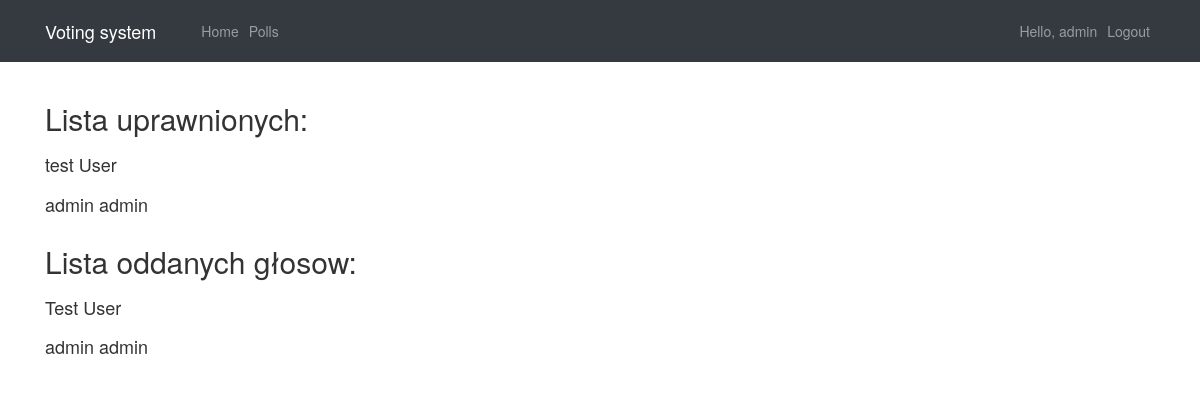
The app's page /polls/1/voters (signed in), older data.
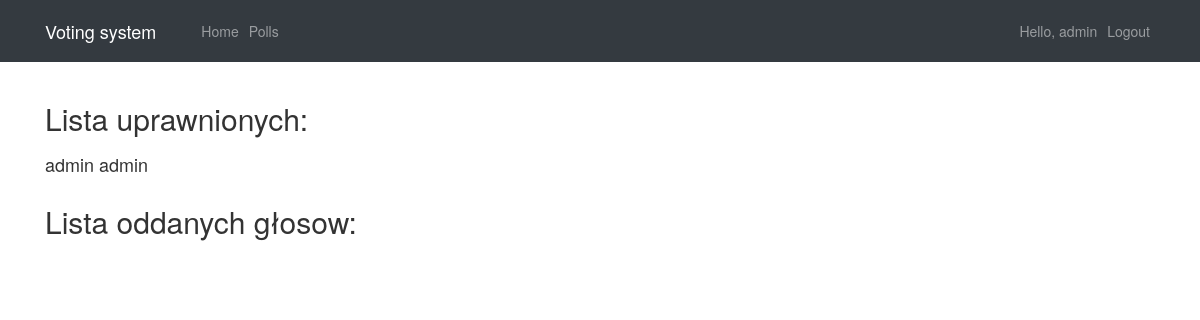
The same page, newer data.
### polls/models.py (models this page shows, shortened)
class Uprawniony(models.Model):
    osoba = models.ForeignKey(get_user_model(), on_delete=models.CASCADE, null=True)
    wybor = models.ForeignKey(Wybor, on_delete=models.CASCADE, unique=False)
    class Meta:
        verbose_name_plural = "Uprawnieni"

class Oddany_glos(models.Model):
    author = models.ForeignKey(get_user_model(), on_delete=models.CASCADE, null=True)
    dataOddaniaGlosu = models.DateTimeField('data oddania glosu')
    wybor = models.ForeignKey(Wybor, on_delete=models.CASCADE)
    class Meta:
        verbose_name_plural = "Oddane_głosy"

### polls/views.py (the view)
# urls.py: path('<int:pk>/voters', views.AuthorizedListsView.as_view(), name='voters'),
class AuthorizedListsView(generic.DetailView):
    model = Wybor
    template_name = 'polls/authorized.html'

### polls/templatetags/some_math.py (called while the page is built)
@register.filter(name='div')
def div(value, arg):
    try:
        value = int(value)
        arg = int(arg)
        if arg:
            return value / arg
    except:
        pass
    return ''

@register.filter(name='div')
def mul(value, arg):
    try:
        value = int(value)
        arg = int(arg)
        if arg:
            return value * arg
    except:
        pass
    return ''

### polls/templates/polls/authorized.html
{% extends 'base.html' %}
{% load static %}
{% load some_math %}
{% block content %}
{% with wybor.uprawniony_set.all as voters %}
{% with wybor.oddany_glos_set.all as votes %}
{% if voters|first is None %}
<div class="row">
    <div class="col-lg-6">
        <h2>No voters are authorized.</h2>
    </div>
</div>
{% else %}
<div class="row">
    <div class="col-lg-6">
    <h2>Lista uprawnionych:</h2>
    </div>
</div>
<div class="row">
    <div class="col-lg-6">
        {% for x in voters %}
        <div class="row">
            <div class="col-lg-12">
                    <h4>{{x.osoba.first_name}} {{x.osoba.last_name}}</h4>
            </div>
        </div>
        {% endfor %}
    </div>
</div>
<div class="row">
        <div class="col-lg-6">
        <h2>Lista oddanych głosow:</h2>
        </div>
</div>
<div class="row">
        <div class="col-lg-6">
            {% for y in votes %}
            <div class="row">
                <div class="col-lg-12">
                        <h4>{{y.author.first_name}} {{y.author.last_name}}</h4>
                </div>
            </div>
            {% endfor %}
    </div>
</div>
{% endif %}
{% endwith %}
{% endwith %}
{% endblock %}

Row changes from the older to the newer data that the page shows:
removed Uprawniony: osoba.first_name "test", osoba.last_name "User"
removed Oddany_glos: author.first_name "Test", author.last_name "User"
removed Oddany_glos: author.first_name "admin", author.last_name "admin"
